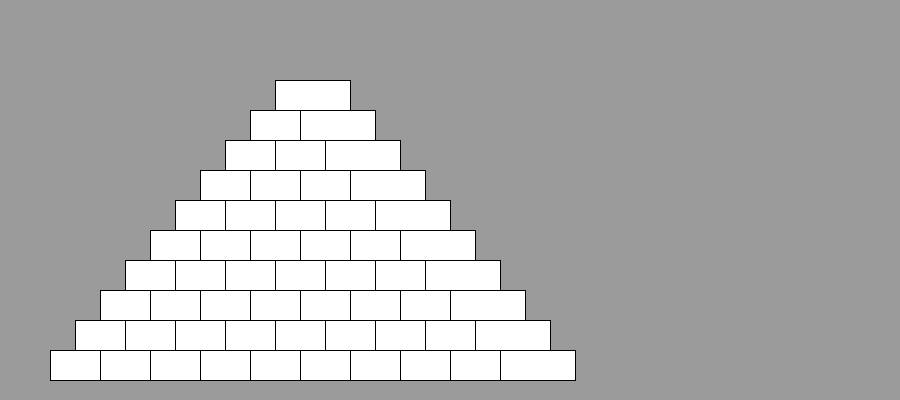
Frame 1 (no input)
Frame 60 (the mouse pressed at the canvas centre just before this capture): identical to frame 1, image omitted
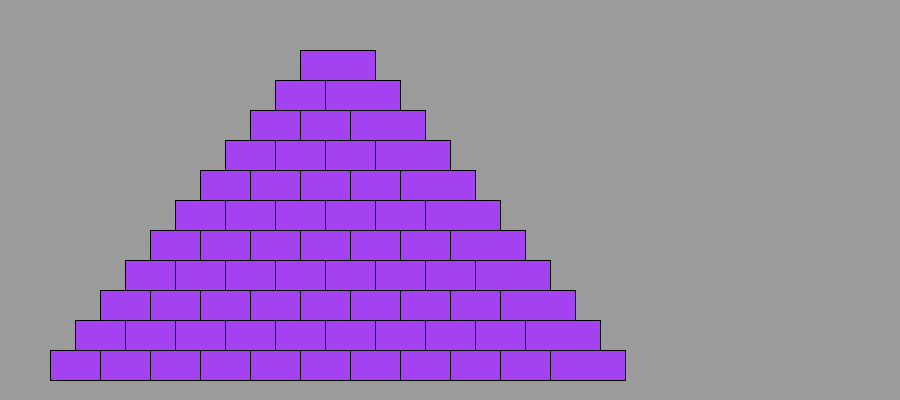
Frame 120 (the mouse held since frame 60 and released just before this capture)

The Processing sketch that drew these frames (run headless with seeded random() and noise(); from frame 60 on, the mouse is pressed at the canvas centre):

// Processing sketch: brick_wall
// ── brick_wall.pde
//NOTE:
//There is a bug where for some reason the last rectangle
//in a row is longer than the rest. I tried making the 
//width value for the rectangle static, but this error 
//is still present. Besides from this, I believe
//that the outcome has been achieved.
int rAmount;
int rAmountTemp;
int rX;
int rXTemp;
int rY;
boolean colourChange;
void setup(){
  rAmount=10;
  rAmountTemp=rAmount;
  rX=50;
  rXTemp=rX;
  rY=350;
  colourChange=false;
  size(900,400);
  
}
void draw(){
  background(155);
  rAmountTemp=rAmount;
  rX=50;
  rXTemp=rX;
  rY=350; //<>//
  for (int count=0;count<rAmount;count++){ //<>//
    for (int count2=0;count2<rAmountTemp;count2+=1){
      rect(rXTemp,rY,75,30); //<>//
      rXTemp+=50;
    }
    rAmountTemp-=1;
    rX+=25;
    rY-=30;
    rXTemp=rX;
  }
}

void mousePressed(){
  rAmount+=1;
  if (colourChange==false){
    fill(random(0,255),random(0,255),random(0,255));
    colourChange=true;
  }
  else if (colourChange==true){
    fill(255);
    colourChange=false;
  }
}
